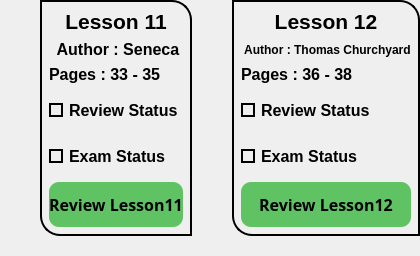
            <widget class="QWidget" name="widget_5" native="true">
             <property name="maximumSize">
              <size>
               <width>16777215</width>
               <height>280</height>
              </size>
             </property>
             <layout class="QHBoxLayout" name="horizontalLayout_6">
              <property name="spacing">
               <number>0</number>
              </property>
              <property name="leftMargin">
               <number>0</number>
              </property>
              <property name="topMargin">
               <number>0</number>
              </property>
              <property name="rightMargin">
               <number>0</number>
              </property>
              <property name="bottomMargin">
               <number>0</number>
              </property>
              <item>
               <widget class="QWidget" name="widget_25" native="true">
                <property name="styleSheet">
                 <string notr="true"/>
                </property>
                <layout class="QVBoxLayout" name="verticalLayout_12">
                 <property name="spacing">
                  <number>0</number>
                 </property>
                 <property name="leftMargin">
                  <number>40</number>
                 </property>
                 <property name="topMargin">
                  <number>0</number>
                 </property>
                 <property name="rightMargin">
                  <number>0</number>
                 </property>
                 <property name="bottomMargin">
                  <number>20</number>
                 </property>
                 <item>
                  <widget class="QWidget" name="widget_26" native="true">
                   <property name="styleSheet">
                    <string notr="true">border-bottom-left-radius:20px;
border-top-right-radius:20px;
border:2px solid black;
</string>
                   </property>
                   <layout class="QVBoxLayout" name="verticalLayout_19">
                    <item>
                     <widget class="QLabel" name="label_20">
                      <property name="font">
                       <font>
                        <family>Tahoma</family>
                        <pointsize>16</pointsize>
                        <bold>true</bold>
                       </font>
                      </property>
                      <property name="styleSheet">
                       <string notr="true">color:black;
border:none;</string>
                      </property>
                      <property name="text">
                       <string>Lesson 11</string>
                      </property>
                      <property name="alignment">
                       <set>Qt::AlignCenter</set>
                      </property>
                     </widget>
                    </item>
                    <item>
                     <widget class="QLabel" name="label_21">
                      <property name="minimumSize">
                       <size>
                        <width>0</width>
                        <height>5</height>
                       </size>
                      </property>
                      <property name="font">
                       <font>
                        <family>Tahoma</family>
                        <pointsize>12</pointsize>
                        <bold>true</bold>
                       </font>
                      </property>
                      <property name="styleSheet">
                       <string notr="true">color:black;
border:none;</string>
                      </property>
                      <property name="text">
                       <string> Author : Seneca</string>
                      </property>
                      <property name="alignment">
                       <set>Qt::AlignCenter</set>
                      </property>
                     </widget>
                    </item>
                    <item>
                     <widget class="QLabel" name="label_22">
                      <property name="minimumSize">
                       <size>
                        <width>0</width>
                        <height>0</height>
                       </size>
                      </property>
                      <property name="font">
                       <font>
                        <family>Tahoma</family>
                        <pointsize>12</pointsize>
                        <bold>true</bold>
                       </font>
                      </property>
                      <property name="styleSheet">
                       <string notr="true">color:black;
border:none;</string>
                      </property>
                      <property name="text">
                       <string>Pages : 33 - 35</string>
                      </property>
                      <property name="alignment">
                       <set>Qt::AlignBottom|Qt::AlignLeading|Qt::AlignLeft</set>
                      </property>
                     </widget>
                    </item>
                    <item>
                     <widget class="QCheckBox" name="checkBox21">
                      <property name="minimumSize">
                       <size>
                        <width>0</width>
                        <height>40</height>
                       </size>
                      </property>
                      <property name="font">
                       <font>
                        <family>Tahoma</family>
                        <pointsize>12</pointsize>
                        <bold>true</bold>
                       </font>
                      </property>
                      <property name="layoutDirection">
                       <enum>Qt::LeftToRight</enum>
                      </property>
                      <property name="styleSheet">
                       <string notr="true">QCheckBox::indicator {
	border:2px solid black;	

}
QCheckBox::indicator:checked {
    background-color: qradialgradient(spread:pad, 
                            cx:0.5,
                            cy:0.5,
                            radius:0.9,
                            fx:0.5,
                            fy:0.5,
                            stop:0 rgba(0, 255, 0, 255), 
                            stop:1 rgba(0, 64, 0, 255));
}

QCheckBox{
	color:black;
	border:none;
}
</string>
                      </property>
                      <property name="text">
                       <string>Review Status</string>
                      </property>
                      <property name="iconSize">
                       <size>
                        <width>40</width>
                        <height>40</height>
                       </size>
                      </property>
                      <property name="tristate">
                       <bool>false</bool>
                      </property>
                     </widget>
                    </item>
                    <item>
                     <widget class="QCheckBox" name="checkBox22">
                      <property name="minimumSize">
                       <size>
                        <width>0</width>
                        <height>40</height>
                       </size>
                      </property>
                      <property name="font">
                       <font>
                        <family>Tahoma</family>
                        <pointsize>12</pointsize>
                        <bold>true</bold>
                       </font>
                      </property>
                      <property name="styleSheet">
                       <string notr="true">QCheckBox::indicator {
	border:2px solid black;	
}
QCheckBox::indicator:checked {
    background-color: qradialgradient(spread:pad, 
                            cx:0.5,
                            cy:0.5,
                            radius:0.9,
                            fx:0.5,
                            fy:0.5,
                            stop:0 rgba(0, 255, 0, 255), 
                            stop:1 rgba(0, 64, 0, 255));
}
QCheckBox{
	color:black;
	border:none;
}</string>
                      </property>
                      <property name="text">
                       <string>Exam Status</string>
                      </property>
                     </widget>
                    </item>
                    <item>
                     <widget class="QPushButton" name="btn11">
                      <property name="minimumSize">
                       <size>
                        <width>0</width>
                        <height>45</height>
                       </size>
                      </property>
                      <property name="font">
                       <font>
                        <family>Sitka Small Semibold</family>
                        <pointsize>12</pointsize>
                        <bold>true</bold>
                       </font>
                      </property>
                      <property name="cursor">
                       <cursorShape>PointingHandCursor</cursorShape>
                      </property>
                      <property name="styleSheet">
                       <string notr="true">border:none;
border-radius:10px;
color:black;
background-color: rgb(96, 195, 99);</string>
                      </property>
                      <property name="text">
                       <string>Review Lesson11</string>
                      </property>
                     </widget>
                    </item>
                   </layout>
                  </widget>
                 </item>
                </layout>
               </widget>
              </item>
              <item>
               <widget class="QWidget" name="widget_23" native="true">
                <property name="styleSheet">
                 <string notr="true"/>
                </property>
                <layout class="QVBoxLayout" name="verticalLayout_11">
                 <property name="spacing">
                  <number>0</number>
                 </property>
                 <property name="leftMargin">
                  <number>40</number>
                 </property>
                 <property name="topMargin">
                  <number>0</number>
                 </property>
                 <property name="rightMargin">
                  <number>0</number>
                 </property>
                 <property name="bottomMargin">
                  <number>20</number>
                 </property>
                 <item>
                  <widget class="QWidget" name="widget_24" native="true">
                   <property name="styleSheet">
                    <string notr="true">border-bottom-left-radius:20px;
border-top-right-radius:20px;
border:2px solid black;
</string>
                   </property>
                   <layout class="QVBoxLayout" name="verticalLayout_20">
                    <item>
                     <widget class="QLabel" name="label_23">
                      <property name="font">
                       <font>
                        <family>Tahoma</family>
                        <pointsize>16</pointsize>
                        <bold>true</bold>
                       </font>
                      </property>
                      <property name="styleSheet">
                       <string notr="true">color:black;
border:none;</string>
                      </property>
                      <property name="text">
                       <string>Lesson 12</string>
                      </property>
                      <property name="alignment">
                       <set>Qt::AlignCenter</set>
                      </property>
                     </widget>
                    </item>
                    <item>
                     <widget class="QLabel" name="label_24">
                      <property name="minimumSize">
                       <size>
                        <width>0</width>
                        <height>5</height>
                       </size>
                      </property>
                      <property name="font">
                       <font>
                        <family>Tahoma</family>
                        <pointsize>9</pointsize>
                        <bold>true</bold>
                       </font>
                      </property>
                      <property name="styleSheet">
                       <string notr="true">color:black;
border:none;</string>
                      </property>
                      <property name="text">
                       <string> Author : Thomas Churchyard</string>
                      </property>
                      <property name="alignment">
                       <set>Qt::AlignCenter</set>
                      </property>
                     </widget>
                    </item>
                    <item>
                     <widget class="QLabel" name="label_25">
                      <property name="minimumSize">
                       <size>
                        <width>0</width>
                        <height>0</height>
                       </size>
                      </property>
                      <property name="font">
                       <font>
                        <family>Tahoma</family>
                        <pointsize>12</pointsize>
                        <bold>true</bold>
                       </font>
                      </property>
                      <property name="styleSheet">
                       <string notr="true">color:black;
border:none;</string>
                      </property>
                      <property name="text">
                       <string>Pages : 36 - 38</string>
                      </property>
                      <property name="alignment">
                       <set>Qt::AlignBottom|Qt::AlignLeading|Qt::AlignLeft</set>
                      </property>
                     </widget>
                    </item>
                    <item>
                     <widget class="QCheckBox" name="checkBox23">
                      <property name="minimumSize">
                       <size>
                        <width>0</width>
                        <height>40</height>
                       </size>
                      </property>
                      <property name="font">
                       <font>
                        <family>Tahoma</family>
                        <pointsize>12</pointsize>
                        <bold>true</bold>
                       </font>
                      </property>
                      <property name="layoutDirection">
                       <enum>Qt::LeftToRight</enum>
                      </property>
                      <property name="styleSheet">
                       <string notr="true">QCheckBox::indicator {
	border:2px solid black;	

}
QCheckBox::indicator:checked {
    background-color: qradialgradient(spread:pad, 
                            cx:0.5,
                            cy:0.5,
                            radius:0.9,
                            fx:0.5,
                            fy:0.5,
                            stop:0 rgba(0, 255, 0, 255), 
                            stop:1 rgba(0, 64, 0, 255));
}

QCheckBox{
	color:black;
	border:none;
}
</string>
                      </property>
                      <property name="text">
                       <string>Review Status</string>
                      </property>
                      <property name="iconSize">
                       <size>
                        <width>40</width>
                        <height>40</height>
                       </size>
                      </property>
                      <property name="tristate">
                       <bool>false</bool>
                      </property>
                     </widget>
                    </item>
                    <item>
                     <widget class="QCheckBox" name="checkBox24">
                      <property name="minimumSize">
                       <size>
                        <width>0</width>
                        <height>40</height>
                       </size>
                      </property>
                      <property name="font">
                       <font>
                        <family>Tahoma</family>
                        <pointsize>12</pointsize>
                        <bold>true</bold>
                       </font>
                      </property>
                      <property name="styleSheet">
                       <string notr="true">QCheckBox::indicator {
	border:2px solid black;	
}
QCheckBox::indicator:checked {
    background-color: qradialgradient(spread:pad, 
                            cx:0.5,
                            cy:0.5,
                            radius:0.9,
                            fx:0.5,
                            fy:0.5,
                            stop:0 rgba(0, 255, 0, 255), 
                            stop:1 rgba(0, 64, 0, 255));
}
QCheckBox{
	color:black;
	border:none;
}</string>
                      </property>
                      <property name="text">
                       <string>Exam Status</string>
                      </property>
                     </widget>
                    </item>
                    <item>
                     <widget class="QPushButton" name="btn12">
                      <property name="minimumSize">
                       <size>
                        <width>0</width>
                        <height>45</height>
                       </size>
                      </property>
                      <property name="font">
                       <font>
                        <family>Sitka Small Semibold</family>
                        <pointsize>12</pointsize>
                        <bold>true</bold>
                       </font>
                      </property>
                      <property name="cursor">
                       <cursorShape>PointingHandCursor</cursorShape>
                      </property>
                      <property name="styleSheet">
                       <string notr="true">border:none;
border-radius:10px;
color:black;
background-color: rgb(96, 195, 99);</string>
                      </property>
                      <property name="text">
                       <string>Review Lesson12</string>
                      </property>
                     </widget>
                    </item>
                   </layout>
                  </widget>
                 </item>
                </layout>
               </widget>
              </item>
             </layout>
            </widget>
